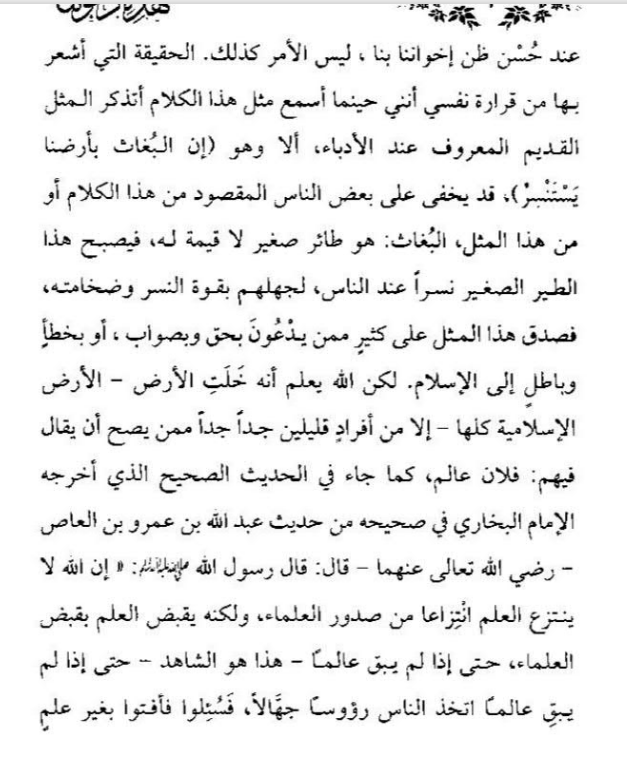
#> input picture test_image.png, 627 x 772 px
$ python -i analyzer.py   (imports and definitions only)   (older library calls are emulated)
#> lines starting #> are read from the running program, lines starting #| are printed output that depends on the picture
"""
Image quality analyzer for preprocessing decisions.
"""

from typing import Optional
import numpy as np
import cv2

from .base import ImageAnalysis, PreprocessingConfig


class ImageQualityAnalyzer:
    """
    Analyzes image quality to determine which preprocessing steps are needed.

    Measures:
    - Blur (Laplacian variance)
    - Noise level (local variance estimation)
    - Skew angle (Hough transform)
    - Contrast ratio
    - Brightness
    - DPI estimation
    """

    def __init__(self, config: Optional[PreprocessingConfig] = None):
        """Initialize the analyzer."""
        self.config = config or PreprocessingConfig()

    def analyze(self, image: np.ndarray) -> ImageAnalysis:
        """
        Perform comprehensive image analysis.

        Args:
            image: Image as numpy array (RGB or grayscale).

        Returns:
            ImageAnalysis with all quality metrics.
        """
        # Convert to grayscale for analysis
        if len(image.shape) == 3:
            gray = cv2.cvtColor(image, cv2.COLOR_RGB2GRAY)
            is_grayscale = False
        else:
            gray = image
            is_grayscale = True

        height, width = gray.shape

        # Measure blur
        blur_score = self._measure_blur(gray)

        # Measure noise
        noise_level = self._measure_noise(gray)

        # Detect skew
        skew_angle = self._detect_skew(gray)

        # Measure contrast
        contrast_ratio = self._measure_contrast(gray)

        # Measure brightness
        brightness = self._measure_brightness(gray)

        # Estimate DPI
        estimated_dpi = self._estimate_dpi(width, height)

        # Detect text presence
        has_text = self._detect_text(gray)

        # Check if inverted
        is_inverted = self._is_inverted(gray)

        # Determine recommendations
        needs_denoising = noise_level > self.config.noise_threshold
        needs_deskewing = abs(skew_angle) > self.config.skew_threshold
        needs_contrast_enhancement = contrast_ratio < self.config.contrast_threshold

        return ImageAnalysis(
            width=width,
            height=height,
            is_grayscale=is_grayscale,
            blur_score=blur_score,
            noise_level=noise_level,
            skew_angle=skew_angle,
            contrast_ratio=contrast_ratio,
            brightness=brightness,
            estimated_dpi=estimated_dpi,
            has_text=has_text,
            is_inverted=is_inverted,
            needs_denoising=needs_denoising,
            needs_deskewing=needs_deskewing,
            needs_contrast_enhancement=needs_contrast_enhancement,
        )

    def _measure_blur(self, gray: np.ndarray) -> float:
        """
        Measure image sharpness using Laplacian variance.

        Higher values indicate sharper images.
        """
        laplacian = cv2.Laplacian(gray, cv2.CV_64F)
        variance = laplacian.var()
        return float(variance)

    def _measure_noise(self, gray: np.ndarray) -> float:
        """
        Estimate noise level using local variance method.

        Returns normalized noise level (0.0 to 1.0).
        """
        # Use small kernel for local variance
        kernel_size = 5
        mean = cv2.blur(gray.astype(np.float32), (kernel_size, kernel_size))
        sqr_mean = cv2.blur(gray.astype(np.float32) ** 2, (kernel_size, kernel_size))
        variance = sqr_mean - mean ** 2

        # Normalize: typical noise variance is 100-1000 for 8-bit images
        noise_estimate = np.median(np.sqrt(np.abs(variance)))
        normalized = min(1.0, noise_estimate / 50.0)

        return float(normalized)

    def _detect_skew(self, gray: np.ndarray) -> float:
        """
        Detect skew angle using Hough transform.

        Returns angle in degrees.
        """
        # Edge detection
        edges = cv2.Canny(gray, 50, 150, apertureSize=3)

        # Hough transform
        lines = cv2.HoughLines(edges, 1, np.pi / 180, threshold=100)

        if lines is None or len(lines) == 0:
            return 0.0

        # Collect angles
        angles = []
        for line in lines[:50]:  # Limit to first 50 lines
            rho, theta = line[0]
            # Convert to degrees, relative to horizontal
            angle = np.degrees(theta) - 90

            # Only consider near-horizontal or near-vertical lines
            if -45 < angle < 45:
                angles.append(angle)

        if not angles:
            return 0.0

        # Use median to be robust to outliers
        skew = float(np.median(angles))

        return skew

    def _measure_contrast(self, gray: np.ndarray) -> float:
        """
        Measure contrast using Michelson contrast formula.

        Returns contrast ratio (0.0 to 1.0).
        """
        min_val = float(gray.min())
        max_val = float(gray.max())

        if max_val + min_val == 0:
            return 0.0

        contrast = (max_val - min_val) / (max_val + min_val)
        return contrast

    def _measure_brightness(self, gray: np.ndarray) -> float:
        """
        Measure average brightness.

        Returns normalized brightness (0.0 to 1.0).
        """
        return float(gray.mean() / 255.0)

    def _estimate_dpi(self, width: int, height: int) -> int:
        """
        Estimate DPI based on common document sizes.

        Assumes standard document sizes (A4, Letter).
        """
        # Common document dimensions at various DPIs
        # A4: 210mm x 297mm
        # Letter: 8.5in x 11in

        # Calculate pixels per inch assuming A4 width (210mm = 8.27in)
        # or Letter width (8.5in)
        a4_width_inches = 8.27
        letter_width_inches = 8.5

        # Use the larger dimension as the likely width
        larger_dim = max(width, height)
        smaller_dim = min(width, height)

        # Estimate based on A4 proportions
        aspect_ratio = larger_dim / smaller_dim if smaller_dim > 0 else 1.0

        # A4 aspect ratio is about 1.414, Letter is about 1.294
        if 1.35 < aspect_ratio < 1.50:
            # Likely A4
            dpi = int(smaller_dim / a4_width_inches)
        elif 1.25 < aspect_ratio < 1.35:
            # Likely Letter
            dpi = int(smaller_dim / letter_width_inches)
        else:
            # Unknown, use conservative estimate
            dpi = int(smaller_dim / 8.0)

        # Clamp to reasonable range
        return max(72, min(600, dpi))

    def _detect_text(self, gray: np.ndarray) -> bool:
        """
        Detect if image likely contains text.

        Uses edge density and pattern analysis.
        """
        # Edge detection
        edges = cv2.Canny(gray, 50, 150)

        # Calculate edge density
        edge_density = np.sum(edges > 0) / edges.size

        # Text typically has edge density between 0.01 and 0.3
        return 0.01 < edge_density < 0.3

    def _is_inverted(self, gray: np.ndarray) -> bool:
        """
        Check if image has inverted colors (light text on dark background).
        """
        # Sample edges vs background
        edges = cv2.Canny(gray, 50, 150)

        # Get intensity at edge locations
        edge_intensity = gray[edges > 0].mean() if np.any(edges > 0) else 128

        # Get background intensity (non-edge areas)
        background_intensity = gray[edges == 0].mean() if np.any(edges == 0) else 128

        # If edges are brighter than background, likely inverted
        return edge_intensity > background_intensity + 30

>>> import cv2
>>> picture = cv2.cvtColor(cv2.imread('../../../test_image.png'), cv2.COLOR_BGR2RGB)
#> picture is the input picture: shape (772, 627, 3); min 0, max 255, mean 238
>>> result = ImageQualityAnalyzer().analyze(picture)
#> in _measure_blur, `laplacian = cv2.Laplacian(gray, cv2.CV_64F)`:
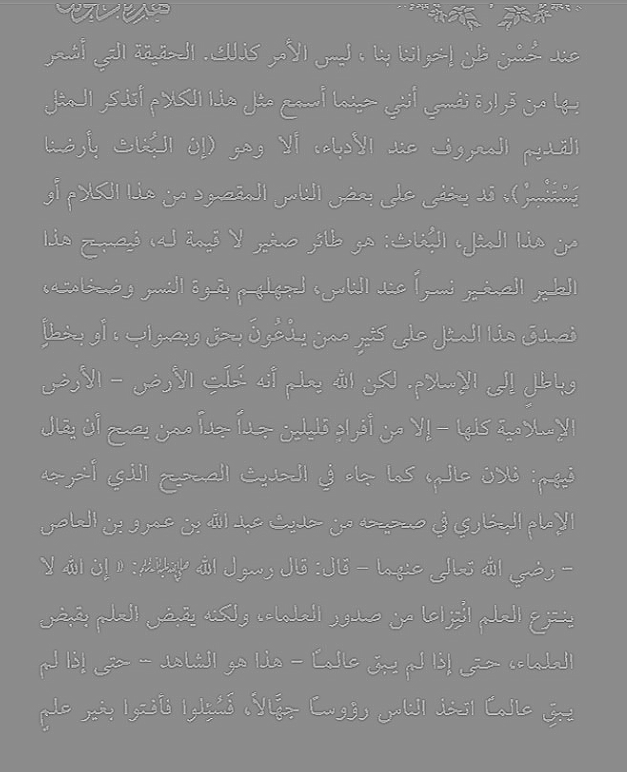
#> laplacian: shape (772, 627) float64; min -544, max 447, mean 0; drawn with min black and max white
#> in _measure_blur, `variance = laplacian.var()`: variance = 2207.3
#> in _measure_noise, `mean = cv2.blur(gray.astype(np.float32), (kernel_size, kernel_size))`:
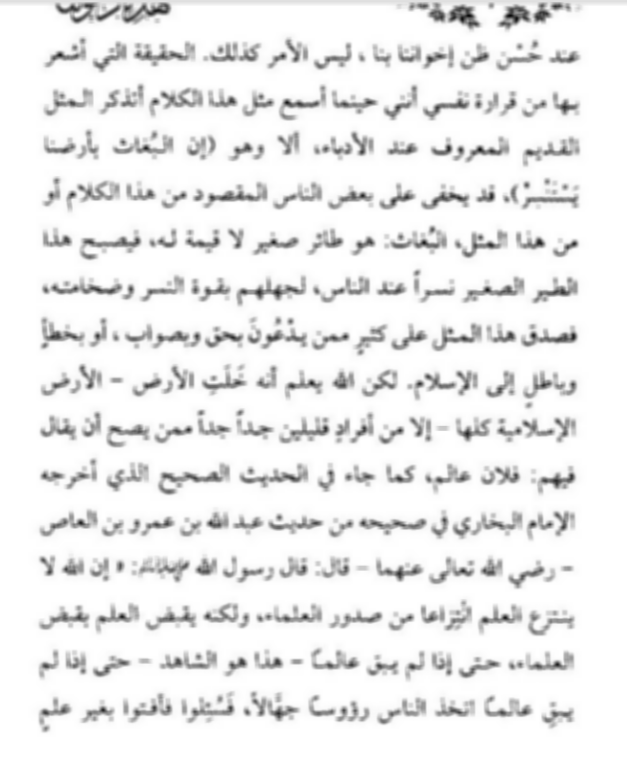
#> mean: shape (772, 627) float32; min 10.84, max 255, mean 238
#> in _measure_noise, `sqr_mean = cv2.blur(gray.astype(np.float32) ** 2, (kernel_size, kernel..`:
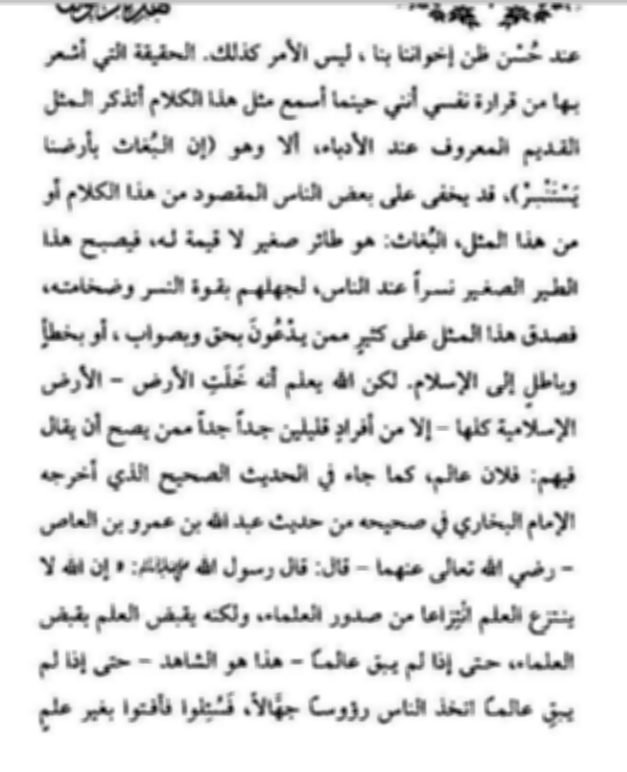
#> sqr_mean: shape (772, 627) float32; min 278.4, max 65025, mean 58918.9; drawn with min black and max white
#> in _measure_noise, `variance = sqr_mean - mean ** 2`:
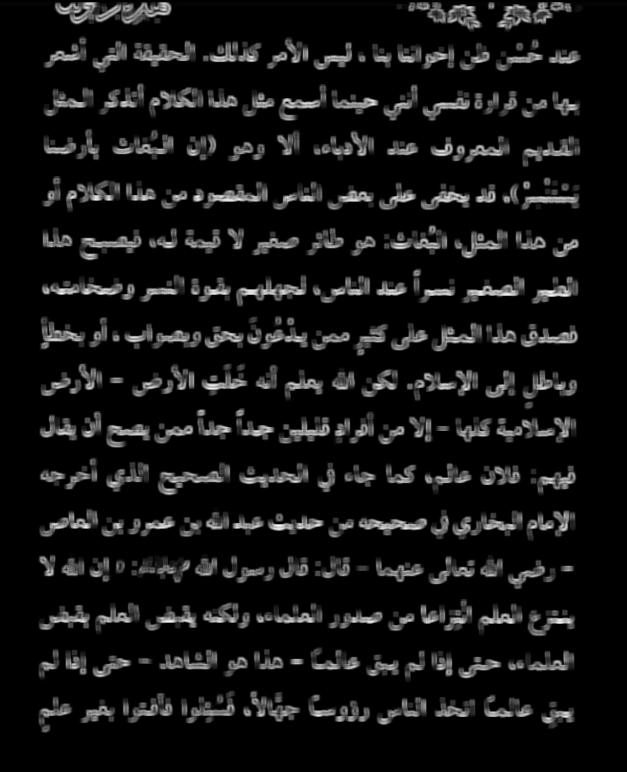
#> variance: shape (772, 627) float32; min 0, max 13851.7, mean 1063.7; drawn with min black and max white
#> in _measure_noise, `noise_estimate = np.median(np.sqrt(np.abs(variance)))`: noise_estimate = 0.803
#> in _measure_noise, `normalized = min(1.0, noise_estimate / 50.0)`: normalized = 0.0161
#> in _detect_skew, `edges = cv2.Canny(gray, 50, 150, apertureSize=3)`:
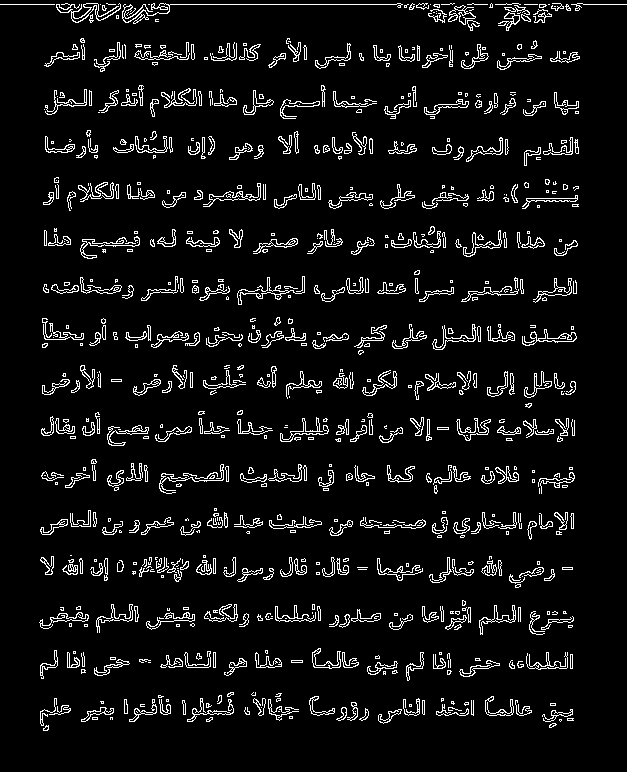
#> edges: shape (772, 627); 6.7% white in thin lines or dots
#> in _detect_skew, `lines = cv2.HoughLines(edges, 1, np.pi / 180, threshold=100)`: lines = 216 rows, first 8: [4, 1.57], [431, 1.57], [618, 1.57], [478, 1.57], [337, 1.57], [433, 1.57], [105, 1.57], [243, 1.57]
#> the loop in _detect_skew, `for line in lines[:50]:` made 50 passes
#> (rho, theta, angle) on passes 1 to 12: (4, 1.57, 0), (431, 1.57, 0), (618, 1.57, 0), (478, 1.57, 0), (337, 1.57, 0), (433, 1.57, 0), (105, 1.57, 0), (243, 1.57, 0), (340, 1.57, 0), (524, 1.57, 0), (620, 1.57, 0), (290, 1.57, 0)
#> after the loop in _detect_skew, `for line in lines[:50]:`: angles = 50 values, max 1 at index 13, min -1 at index 27, mean 0.32
#> in _detect_skew, `skew = float(np.median(angles))`: skew = 0
#> in _measure_contrast, `max_val = float(gray.max())`: max_val = 255
#> in _measure_contrast, `contrast = (max_val - min_val) / (max_val + min_val)`: contrast = 1
#> in analyze, `brightness = self._measure_brightness(gray)`: brightness = 0.933
#> in _detect_text, `edge_density = np.sum(edges > 0) / edges.size`: edge_density = 0.0666
#> in analyze, `has_text = self._detect_text(gray)`: has_text = True
#> in _is_inverted, `edge_intensity = gray[edges > 0].mean() if np.any(edges > 0) else 128`: edge_intensity = 154.4
#> in _is_inverted, `background_intensity = gray[edges == 0].mean() if np.any(edges == 0) e..`: background_intensity = 244
#> in analyze, `is_inverted = self._is_inverted(gray)`: is_inverted = False
